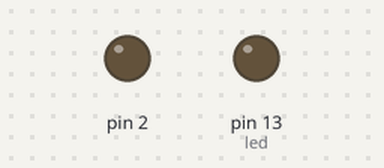
Recording of a sketch running on a simulated Arduino Uno, built with avr-gcc and run on an emulated ATmega328P. Shown: output pins drawn as LEDs (lit = HIGH). What the sketch prints to the serial monitor is not drawn.

Above: at 0.05 s.
Timing chart, 0 to 3.0 s (numbered marks = the images above):
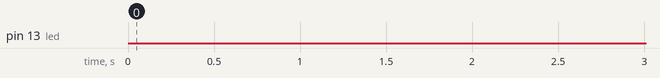

Measured:
- by itself, pin 13 (led): LOW → HIGH at 32.0 s, → LOW 0.50 s later, → HIGH 0.50 s later, → LOW 0.50 s later, … (197 changes in this stretch)

The sketch:

Arduino-epd.ino
```cpp
#include "epd.h"

/*********************************************************************************************************
*
* File                : Arduino-epd
* Hardware Environment:
* Build Environment   : Arduino
* Version             : V1.6.1
* By                  : WaveShare
*
*                                  (c) Copyright 2005-2015, WaveShare
*                                       http://www.waveshare.net
*                                       http://www.waveshare.com
*                                          All Rights Reserved
*
*********************************************************************************************************/

const int led = 13;                           //user led


/*******************************************************************************
* Function Name  : void base_draw(void)
* Description    :
* Input          : None
* Output         : None
* Return         : None
*******************************************************************************/
void base_draw(void)
{
  int i, j;

  /*
  draw pixel
  */
  epd_clear();
  for (j = 0; j < 600; j += 50)
  {
    for (i = 0; i < 800; i += 50)
    {
      epd_draw_pixel(i, j);
      epd_draw_pixel(i, j + 1);
      epd_draw_pixel(i + 1, j);
      epd_draw_pixel(i + 1, j + 1);
    }
  }
  epd_udpate();
  delay(3000);

  /*
  draw line
  */
  epd_clear();
  for (i = 0; i < 800; i += 100)
  {
    epd_draw_line(0, 0, i, 599);
    epd_draw_line(799, 0, i, 599);
  }
  epd_udpate();
  delay(3000);

  /*
  fill rect
  */
  epd_clear();
  epd_set_color(BLACK, WHITE);
  epd_fill_rect(10, 10, 100, 100);

  epd_set_color(DARK_GRAY, WHITE);
  epd_fill_rect(110, 10, 200, 100);

  epd_set_color(GRAY, WHITE);
  epd_fill_rect(210, 10, 300, 100);

  epd_udpate();
  delay(3000);

  /*
  draw circle
  */
  epd_set_color(BLACK, WHITE);
  epd_clear();
  for (i = 0; i < 300; i += 40)
  {
    epd_draw_circle(399, 299, i);
  }
  epd_udpate();
  delay(3000);

  /*
  fill circle
  */
  epd_clear();
  for (j = 0; j < 6; j++)
  {
    for (i = 0; i < 8; i++)
    {
      epd_fill_circle(50 + i * 100, 50 + j * 100, 50);
    }
  }
  epd_udpate();
  delay(3000);

  /*
  draw triangle
  */
  epd_clear();
  for (i = 1; i < 5; i++)
  {
    epd_draw_triangle(399, 249 - i * 50, 349 - i * 50, 349 + i * 50, 449 + i * 50, 349 + i * 50);
  }
  epd_udpate();
  delay(3000);
}


void draw_text_demo(void)
{
  char buff[] = {'G', 'B', 'K', '3', '2', ':', ' ', 0xc4, 0xe3, 0xba, 0xc3, 0xca, 0xc0, 0xbd, 0xe7, 0};
  epd_set_color(BLACK, WHITE);
  epd_clear();
  epd_set_ch_font(GBK32);
  epd_set_en_font(ASCII32);
  epd_disp_string(buff, 0, 50);
  epd_disp_string("ASCII32: Hello, World!", 0, 300);

  epd_set_ch_font(GBK48);
  epd_set_en_font(ASCII48);
  buff[3] = '4';
  buff[4] = '8';
  epd_disp_string(buff, 0, 100);
  epd_disp_string("ASCII48: Hello, World!", 0, 350);

  epd_set_ch_font(GBK64);
  epd_set_en_font(ASCII64);
  buff[3] = '6';
  buff[4] = '4';
  epd_disp_string(buff, 0, 160);
  epd_disp_string("ASCII64: Hello, World!", 0, 450);


  epd_udpate();
  delay(3000);
}

void draw_bitmap_demo(void)
{
  epd_clear();
  epd_disp_bitmap("PIC4.BMP", 0, 0);
  epd_udpate();
  delay(5000);

  epd_clear();
  epd_disp_bitmap("PIC2.BMP", 0, 100);
  epd_disp_bitmap("PIC3.BMP", 400, 100);
  epd_udpate();
  delay(5000);

  epd_clear();
  epd_disp_bitmap("PIC7.BMP", 0, 0);
  epd_udpate();
}


void setup(void)
{
  /*
  user led init
  */
  pinMode(led, OUTPUT);
  digitalWrite(led, LOW);

  epd_init();
  epd_wakeup();
  epd_set_memory(MEM_NAND);
}

void loop(void)
{
  char flag = 0;

  base_draw();

  /*
  Draw text demo
  */
  draw_text_demo();

  /*
  Draw bitmap
  */
  draw_bitmap_demo();

  epd_enter_stopmode();
  while (1)
  {
    if(flag)
    {
      flag = 0;
      digitalWrite(led, LOW);
    }
    else
    {
      flag = 1;
      digitalWrite(led, HIGH);
    }
    delay(500);
  }
}
```

epd.h
```cpp
// (licence header left out)
#ifndef    EPD_H
  #define  EPD_H


#define    CMD_SIZE                           512

/*
frame format
*/
#define    FRAME_B                            0xA5
#define    FRAME_E0                           0xCC
#define    FRAME_E1                           0x33
#define    FRAME_E2                           0xC3
#define    FRAME_E3                           0x3C


/*
color define
*/
#define    WHITE                              0x03
#define    GRAY                               0x02
#define    DARK_GRAY                          0x01
#define    BLACK                              0x00

/*
command define
*/
#define    CMD_HANDSHAKE                      0x00                                                     //handshake
#define    CMD_SET_BAUD                       0x01                                                     //set baud
#define    CMD_READ_BAUD                      0x02                                                     //read baud
#define    CMD_MEMORYMODE                     0x07                                                     //set memory mode
#define    CMD_STOPMODE                       0x08                                                     //enter stop mode
#define    CMD_UPDATE                         0x0A                                                     //update
#define    CMD_SCREEN_ROTATION                0x0D                                                     //set screen rotation
#define    CMD_LOAD_FONT                      0x0E                                                     //load font
#define    CMD_LOAD_PIC                       0x0F                                                     //load picture

#define    CMD_SET_COLOR                      0x10                                                     //set color
#define    CMD_SET_EN_FONT                    0x1E                                                     //set english font
#define    CMD_SET_CH_FONT                    0x1F                                                     //set chinese font

#define    CMD_DRAW_PIXEL                     0x20                                                     //set pixel
#define    CMD_DRAW_LINE                      0x22                                                     //draw line
#define    CMD_FILL_RECT                      0x24                                                     //fill rectangle
#define    CMD_DRAW_CIRCLE                    0x26                                                     //draw circle
#define    CMD_FILL_CIRCLE                    0x27                                                     //fill circle
#define    CMD_DRAW_TRIANGLE                  0x28                                                     //draw triangle
#define    CMD_FILL_TRIANGLE                  0x29                                                     //fill triangle
#define    CMD_CLEAR                          0x2E                                                     //clear screen use back color

#define    CMD_DRAW_STRING                    0x30                                                     //draw string

#define    CMD_DRAW_BITMAP                    0x70                                                     //draw bitmap


/*
FONT
*/
#define    GBK32                              0x01
#define    GBK48                              0x02
#define    GBK64                              0x03

#define    ASCII32                            0x01
#define    ASCII48                            0x02
#define    ASCII64                            0x03


/*
Memory Mode
*/
#define    MEM_NAND                           0
#define    MEM_TF                             1

/*
set screen rotation
*/
#define    EPD_NORMAL                         0                                                        //screen normal
#define    EPD_INVERSION                      1                                                        //screen inversion


void epd_init(void);
void epd_reset(void);
void epd_wakeup(void);

void epd_handshake(void);
void epd_set_memory(unsigned char mode);
void epd_enter_stopmode(void);
void epd_udpate(void);
void epd_screen_rotation(unsigned char mode);
void epd_load_font(void);
void epd_load_pic(void);


void epd_set_color(unsigned char color, unsigned char bkcolor);
void epd_set_en_font(unsigned char font);
void epd_set_ch_font(unsigned char font);

void epd_draw_pixel(int x0, int y0);
void epd_draw_line(int x0, int y0, int x1, int y1);
void epd_fill_rect(int x0, int y0, int x1, int y1);
void epd_draw_circle(int x0, int y0, int r);
void epd_fill_circle(int x0, int y0, int r);
void epd_draw_triangle(int x0, int y0, int x1, int y1, int x2, int y2);
void epd_fill_triangle(int x0, int y0, int x1, int y1, int x2, int y2);
void epd_clear(void);

void epd_disp_char(unsigned char ch, int x0, int y0);
void epd_disp_string(const void * p, int x0, int y0);

void epd_disp_bitmap(const void * p, int x0, int y0);


#endif
```

Source omitted: epd.cpp (21000 bytes)
